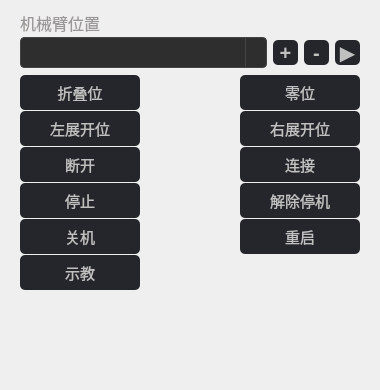
          <widget class="QWidget" name="widget_right" native="true">
           <layout class="QVBoxLayout" name="verticalLayout_4" stretch="1,2,22,0">
            <property name="spacing">
             <number>1</number>
            </property>
            <item>
             <widget class="QWidget" name="widget_5" native="true">
              <layout class="QHBoxLayout" name="horizontalLayout_6">
               <property name="spacing">
                <number>0</number>
               </property>
               <property name="leftMargin">
                <number>9</number>
               </property>
               <property name="topMargin">
                <number>0</number>
               </property>
               <property name="rightMargin">
                <number>0</number>
               </property>
               <property name="bottomMargin">
                <number>0</number>
               </property>
               <item>
                <widget class="QLabel" name="label_2">
                 <property name="font">
                  <font>
                   <pointsize>-1</pointsize>
                  </font>
                 </property>
                 <property name="styleSheet">
                  <string notr="true">color: rgb(154, 152, 151);
font-size:16px;</string>
                 </property>
                 <property name="text">
                  <string>机械臂位置</string>
                 </property>
                </widget>
               </item>
              </layout>
             </widget>
            </item>
            <item>
             <widget class="QWidget" name="widget_3" native="true">
              <layout class="QHBoxLayout" name="horizontalLayout_5" stretch="9,1,1,1">
               <property name="topMargin">
                <number>1</number>
               </property>
               <property name="bottomMargin">
                <number>1</number>
               </property>
               <item>
                <widget class="QComboBox" name="comboBoxPositionType">
                 <property name="font">
                  <font>
                   <pointsize>-1</pointsize>
                  </font>
                 </property>
                 <property name="styleSheet">
                  <string notr="true">QComboBox {
    background-color: #2e2e2e;
    color: #ffffff;
    border: 1px solid #444444;
    padding: 4px;
    border-radius: 4px;
	text-align: center;
 	font-size: 16px;
}

QComboBox::drop-down {
    subcontrol-origin: padding;
    subcontrol-position: top right;
    width: 20px;
    border-left: 1px solid #444444;
}

QComboBox QAbstractItemView {
    background-color: #2e2e2e;
    selection-background-color: #3b7ddd;
    color: white;
	text-align: center;  /* 设置下拉项文字居中 */
}

QPushButton {
    background-color: #2e2e2e;
    color: white;
    border: none;
    padding: 4px 8px;
    border-radius: 4px;
    font-weight: bold;
}

QPushButton:hover {
    background-color: #3c3c3c;
}

QPushButton:pressed {
    background-color: #555555;
}
</string>
                 </property>
                </widget>
               </item>
               <item>
                <widget class="QPushButton" name="btnArmPosExecute">
                 <property name="sizePolicy">
                  <sizepolicy hsizetype="Fixed" vsizetype="Fixed">
                   <horstretch>0</horstretch>
                   <verstretch>0</verstretch>
                  </sizepolicy>
                 </property>
                 <property name="font">
                  <font>
                   <pointsize>-1</pointsize>
                   <bold>true</bold>
                  </font>
                 </property>
                 <property name="styleSheet">
                  <string notr="true">QPushButton {
background-color: rgb(37, 38, 43);
color: rgb(192, 192, 192);
font-size:20px;
border-radius: 5px;
min-width: 25px;
min-height: 25px;
}
QPushButton:hover{
background-color: rgb(70, 72, 81);
}
QPushButton:pressed {
background-color: rgb(245, 245, 245);
}</string>
                 </property>
                 <property name="text">
                  <string>+</string>
                 </property>
                </widget>
               </item>
               <item>
                <widget class="QPushButton" name="btnArmPosMinus">
                 <property name="sizePolicy">
                  <sizepolicy hsizetype="Fixed" vsizetype="Fixed">
                   <horstretch>0</horstretch>
                   <verstretch>0</verstretch>
                  </sizepolicy>
                 </property>
                 <property name="font">
                  <font>
                   <pointsize>-1</pointsize>
                   <bold>true</bold>
                  </font>
                 </property>
                 <property name="styleSheet">
                  <string notr="true">QPushButton {
background-color: rgb(37, 38, 43);
color: rgb(192, 192, 192);
font-size:20px;
border-radius: 5px;
min-width: 25px;
min-height: 25px;
}
QPushButton:hover{
background-color: rgb(70, 72, 81);
}
QPushButton:pressed {
background-color: rgb(245, 245, 245);
}</string>
                 </property>
                 <property name="text">
                  <string>-</string>
                 </property>
                </widget>
               </item>
               <item>
                <widget class="QPushButton" name="btnArmPosPlus">
                 <property name="sizePolicy">
                  <sizepolicy hsizetype="Fixed" vsizetype="Fixed">
                   <horstretch>0</horstretch>
                   <verstretch>0</verstretch>
                  </sizepolicy>
                 </property>
                 <property name="font">
                  <font>
                   <pointsize>-1</pointsize>
                   <bold>true</bold>
                  </font>
                 </property>
                 <property name="styleSheet">
                  <string notr="true">QPushButton {
background-color: rgb(37, 38, 43);
color: rgb(192, 192, 192);
font-size:20px;
border-radius: 5px;
min-width: 25px;
min-height: 25px;
}
QPushButton:hover{
background-color: rgb(70, 72, 81);
}
QPushButton:pressed {
background-color: rgb(245, 245, 245);
}</string>
                 </property>
                 <property name="text">
                  <string>▶</string>
                 </property>
                </widget>
               </item>
              </layout>
             </widget>
            </item>
            <item>
             <widget class="QWidget" name="widget_4" native="true">
              <layout class="QGridLayout" name="gridLayout_3">
               <property name="topMargin">
                <number>5</number>
               </property>
               <property name="horizontalSpacing">
                <number>100</number>
               </property>
               <property name="verticalSpacing">
                <number>1</number>
               </property>
               <item row="1" column="1">
                <widget class="QPushButton" name="pushButton_10">
                 <property name="styleSheet">
                  <string notr="true">QPushButton {
background-color: rgb(37, 38, 43);
color: rgb(192, 192, 192);
font-size:15px;
border-radius: 5px;
min-width: 120px;
min-height: 35px;
}
QPushButton:hover{
background-color: rgb(70, 72, 81);
}
QPushButton:pressed {
background-color: rgb(245, 245, 245);
}</string>
                 </property>
                 <property name="text">
                  <string>右展开位</string>
                 </property>
                </widget>
               </item>
               <item row="2" column="0">
                <widget class="QPushButton" name="pushButton_11">
                 <property name="styleSheet">
                  <string notr="true">QPushButton {
background-color: rgb(37, 38, 43);
color: rgb(192, 192, 192);
font-size:15px;
border-radius: 5px;
min-width: 120px;
min-height: 35px;
}
QPushButton:hover{
background-color: rgb(70, 72, 81);
}
QPushButton:pressed {
background-color: rgb(245, 245, 245);
}</string>
                 </property>
                 <property name="text">
                  <string>断开</string>
                 </property>
                </widget>
               </item>
               <item row="2" column="1">
                <widget class="QPushButton" name="pushButton_12">
                 <property name="styleSheet">
                  <string notr="true">QPushButton {
background-color: rgb(37, 38, 43);
color: rgb(192, 192, 192);
font-size:15px;
border-radius: 5px;
min-width: 120px;
min-height: 35px;
}
QPushButton:hover{
background-color: rgb(70, 72, 81);
}
QPushButton:pressed {
background-color: rgb(245, 245, 245);
}</string>
                 </property>
                 <property name="text">
                  <string>连接</string>
                 </property>
                </widget>
               </item>
               <item row="4" column="0">
                <widget class="QPushButton" name="pushButton_14">
                 <property name="styleSheet">
                  <string notr="true">QPushButton {
background-color: rgb(37, 38, 43);
color: rgb(192, 192, 192);
font-size:15px;
border-radius: 5px;
min-width: 120px;
min-height: 35px;
}
QPushButton:hover{
background-color: rgb(70, 72, 81);
}
QPushButton:pressed {
background-color: rgb(245, 245, 245);
}</string>
                 </property>
                 <property name="text">
                  <string>关机</string>
                 </property>
                </widget>
               </item>
               <item row="0" column="0">
                <widget class="QPushButton" name="pushButton_7">
                 <property name="styleSheet">
                  <string notr="true">QPushButton {
background-color: rgb(37, 38, 43);
color: rgb(192, 192, 192);
font-size:15px;
border-radius: 5px;
min-width: 120px;
min-height: 35px;
}
QPushButton:hover{
background-color: rgb(70, 72, 81);
}
QPushButton:pressed {
background-color: rgb(245, 245, 245);
}</string>
                 </property>
                 <property name="text">
                  <string>折叠位</string>
                 </property>
                </widget>
               </item>
               <item row="0" column="1">
                <widget class="QPushButton" name="pushButton_8">
                 <property name="styleSheet">
                  <string notr="true">QPushButton {
background-color: rgb(37, 38, 43);
color: rgb(192, 192, 192);
font-size:15px;
border-radius: 5px;
min-width: 120px;
min-height: 35px;
}
QPushButton:hover{
background-color: rgb(70, 72, 81);
}
QPushButton:pressed {
background-color: rgb(245, 245, 245);
}</string>
                 </property>
                 <property name="text">
                  <string>零位</string>
                 </property>
                </widget>
               </item>
               <item row="1" column="0">
                <widget class="QPushButton" name="pushButton_9">
                 <property name="styleSheet">
                  <string notr="true">QPushButton {
background-color: rgb(37, 38, 43);
color: rgb(192, 192, 192);
font-size:15px;
border-radius: 5px;
min-width: 120px;
min-height: 35px;
}
QPushButton:hover{
background-color: rgb(70, 72, 81);
}
QPushButton:pressed {
background-color: rgb(245, 245, 245);
}</string>
                 </property>
                 <property name="text">
                  <string>左展开位</string>
                 </property>
                </widget>
               </item>
               <item row="3" column="0">
                <widget class="QPushButton" name="pushButton_13">
                 <property name="styleSheet">
                  <string notr="true">QPushButton {
background-color: rgb(37, 38, 43);
color: rgb(192, 192, 192);
font-size:15px;
border-radius: 5px;
min-width: 120px;
min-height: 35px;
}
QPushButton:hover{
background-color: rgb(70, 72, 81);
}
QPushButton:pressed {
background-color: rgb(245, 245, 245);
}</string>
                 </property>
                 <property name="text">
                  <string>停止</string>
                 </property>
                </widget>
               </item>
               <item row="5" column="0">
                <widget class="QPushButton" name="pushButton_15">
                 <property name="styleSheet">
                  <string notr="true">QPushButton {
background-color: rgb(37, 38, 43);
color: rgb(192, 192, 192);
font-size:15px;
border-radius: 5px;
min-width: 120px;
min-height: 35px;
}
QPushButton:hover{
background-color: rgb(70, 72, 81);
}
QPushButton:pressed {
background-color: rgb(245, 245, 245);
}</string>
                 </property>
                 <property name="text">
                  <string>示教</string>
                 </property>
                </widget>
               </item>
               <item row="3" column="1">
                <widget class="QPushButton" name="pushButton_16">
                 <property name="styleSheet">
                  <string notr="true">QPushButton {
background-color: rgb(37, 38, 43);
color: rgb(192, 192, 192);
font-size:15px;
border-radius: 5px;
min-width: 120px;
min-height: 35px;
}
QPushButton:hover{
background-color: rgb(70, 72, 81);
}
QPushButton:pressed {
background-color: rgb(245, 245, 245);
}</string>
                 </property>
                 <property name="text">
                  <string>解除停机</string>
                 </property>
                </widget>
               </item>
               <item row="4" column="1">
                <widget class="QPushButton" name="pushButton_17">
                 <property name="styleSheet">
                  <string notr="true">QPushButton {
background-color: rgb(37, 38, 43);
color: rgb(192, 192, 192);
font-size:15px;
border-radius: 5px;
min-width: 120px;
min-height: 35px;
}
QPushButton:hover{
background-color: rgb(70, 72, 81);
}
QPushButton:pressed {
background-color: rgb(245, 245, 245);
}</string>
                 </property>
                 <property name="text">
                  <string>重启</string>
                 </property>
                </widget>
               </item>
              </layout>
             </widget>
            </item>
            <item>
             <spacer name="verticalSpacer">
              <property name="orientation">
               <enum>Qt::Vertical</enum>
              </property>
              <property name="sizeHint" stdset="0">
               <size>
                <width>20</width>
                <height>80</height>
               </size>
              </property>
             </spacer>
            </item>
           </layout>
          </widget>
